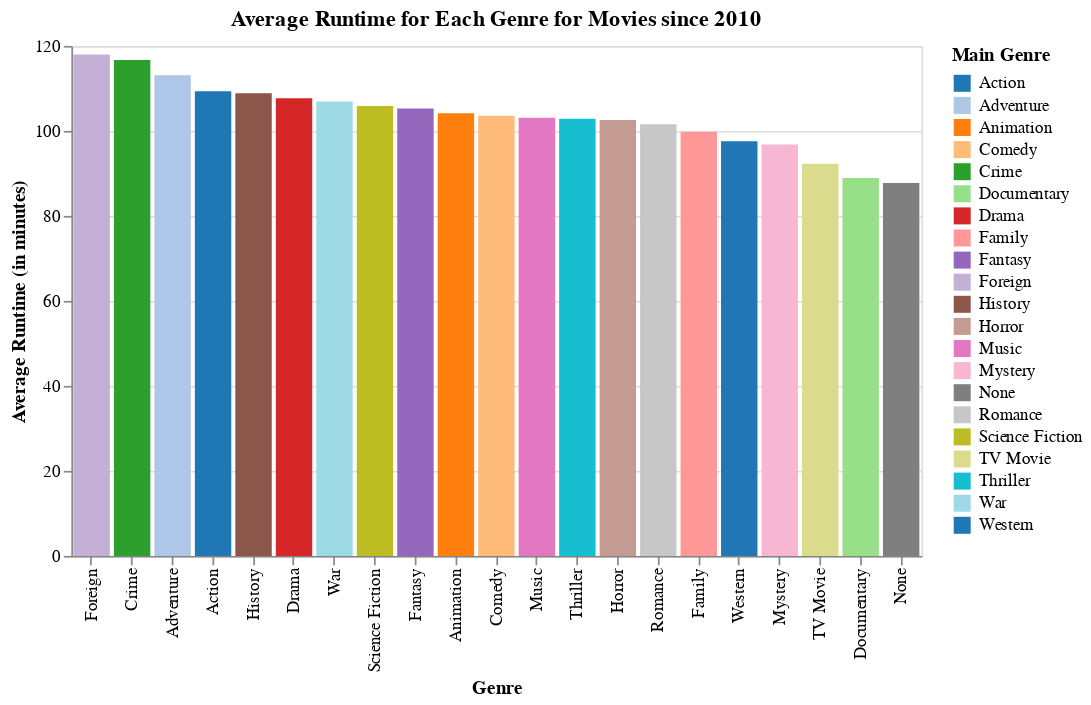

The notebook cell this image was saved under:
### Code cell
# STATIC GRAPH THAT WORKS. NEED TO CONDENSE INTO FEWER GENRES
# filtered out irrelevant genres
recent_movies = movie_data.loc[movie_data['Release Year'] >= 2010]

alt.Chart(recent_movies).mark_bar().encode(
    y=alt.Y('average(runtime):Q', title='Average Runtime (in minutes)'),
    x=alt.X('Main Genre:N', title='Genre', sort='-y'),
    color=alt.Color('Main Genre:N', scale=alt.Scale(scheme='category20'))
).properties(
    title = 'Average Runtime for Each Genre for Movies since 2010',
    width = 500
)

### Figure 1 — Vega-Lite specification as saved in the notebook (floating-point values rounded to 4 significant figures; data arrays with more than 128 entries replaced by an {"elided": "..."} marker saying what was removed)
{"config": {"view": {"continuousWidth": 400, "continuousHeight": 300}}, "data": {"name": "data-accfffe5d3c3a5fe617edcdae7ba8ccd"}, "mark": "bar", "encoding": {"color": {"field": "Main Genre", "scale": {"scheme": "category20"}, "type": "nominal"}, "x": {"field": "Main Genre", "sort": "-y", "title": "Genre", "type": "nominal"}, "y": {"aggregate": "average", "field": "runtime", "title": "Average Runtime (in minutes)", "type": "quantitative"}}, "title": "Average Runtime for Each Genre for Movies since 2010", "width": 500, "$schema": "https://vega.github.io/schema/vega-lite/v4.17.0.json", "datasets": {"data-accfffe5d3c3a5fe617edcdae7ba8ccd": {"elided": "2349 records"}}}
